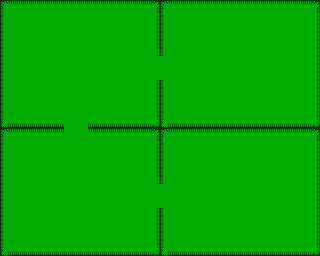

A level layout from a 2D game, rendered from its tile map. Below: a short description, then the map file with its tile-grid data intact:
An orthogonal 40x32 tile map with 8x8 px tiles, 1 tile layer (Tile Layer 1).

<map version="1.10" tiledversion="1.11.2" orientation="orthogonal" renderorder="right-down" width="40" height="32" tilewidth="8" tileheight="8" infinite="0" nextlayerid="2" nextobjectid="1">
 <editorsettings>
  <export target="level_3.csv" format="csv" />
 </editorsettings>
 <tileset firstgid="1" source="tileset0_testing.tsx" />
 <layer id="1" name="Tile Layer 1" width="40" height="32">
  <data encoding="csv">
13,14,14,14,14,14,14,14,14,14,14,14,14,14,14,14,14,14,14,15,13,14,14,14,14,14,14,14,14,14,14,14,14,14,14,14,14,14,14,15,
16,5,5,5,5,5,5,5,5,5,5,5,5,5,5,5,5,5,5,11,16,5,5,5,5,5,5,5,5,5,5,5,5,5,5,5,5,5,5,11,
16,5,5,5,5,5,5,5,5,5,5,5,5,5,5,5,5,5,5,11,16,5,5,5,5,5,5,5,5,5,5,5,5,5,5,5,5,5,5,11,
16,5,5,5,5,5,5,5,5,5,5,5,5,5,5,5,5,5,5,11,16,5,5,5,5,5,5,5,5,5,5,5,5,5,5,5,5,5,5,11,
16,5,5,5,5,5,5,5,5,5,5,5,5,5,5,5,5,5,5,11,16,5,5,5,5,5,5,5,5,5,5,5,5,5,5,5,5,5,5,11,
16,5,5,5,5,5,5,5,5,5,5,5,5,5,5,5,5,5,5,11,16,5,5,5,5,5,5,5,5,5,5,5,5,5,5,5,5,5,5,11,
16,5,5,5,5,5,5,5,5,5,5,5,5,5,5,5,5,5,5,11,16,5,5,5,5,5,5,5,5,5,5,5,5,5,5,5,5,5,5,11,
16,5,5,5,5,5,5,5,5,5,5,5,5,5,5,5,5,5,5,5,5,5,5,5,5,5,5,5,5,5,5,5,5,5,5,5,5,5,5,11,
16,5,5,5,5,5,5,5,5,5,5,5,5,5,5,5,5,5,5,5,5,5,5,5,5,5,5,5,5,5,5,5,5,5,5,5,5,5,5,11,
16,5,5,5,5,5,5,5,5,5,5,5,5,5,5,5,5,5,5,5,5,5,5,5,5,5,5,5,5,5,5,5,5,5,5,5,5,5,5,11,
16,5,5,5,5,5,5,5,5,5,5,5,5,5,5,5,5,5,5,11,16,5,5,5,5,5,5,5,5,5,5,5,5,5,5,5,5,5,5,11,
16,5,5,5,5,5,5,5,5,5,5,5,5,5,5,5,5,5,5,11,16,5,5,5,5,5,5,5,5,5,5,5,5,5,5,5,5,5,5,11,
16,5,5,5,5,5,5,5,5,5,5,5,5,5,5,5,5,5,5,11,16,5,5,5,5,5,5,5,5,5,5,5,5,5,5,5,5,5,5,11,
16,5,5,5,5,5,5,5,5,5,5,5,5,5,5,5,5,5,5,11,16,5,5,5,5,5,5,5,5,5,5,5,5,5,5,5,5,5,5,11,
16,5,5,5,5,5,5,5,5,5,5,5,5,5,5,5,5,5,5,11,16,5,5,5,5,5,5,5,5,5,5,5,5,5,5,5,5,5,5,11,
12,9,9,9,9,9,9,9,5,5,5,9,9,9,9,9,9,9,9,17,12,9,9,9,9,9,9,9,9,9,9,9,9,9,9,9,9,9,9,17,
13,14,14,14,14,14,14,14,5,5,5,14,14,14,14,14,14,14,14,15,13,14,14,14,14,14,14,14,14,14,14,14,14,14,14,14,14,14,14,15,
16,5,5,5,5,5,5,5,5,5,5,5,5,5,5,5,5,5,5,11,16,5,5,5,5,5,5,5,5,5,5,5,5,5,5,5,5,5,5,11,
16,5,5,5,5,5,5,5,5,5,5,5,5,5,5,5,5,5,5,11,16,5,5,5,5,5,5,5,5,5,5,5,5,5,5,5,5,5,5,11,
16,5,5,5,5,5,5,5,5,5,5,5,5,5,5,5,5,5,5,11,16,5,5,5,5,5,5,5,5,5,5,5,5,5,5,5,5,5,5,11,
16,5,5,5,5,5,5,5,5,5,5,5,5,5,5,5,5,5,5,11,16,5,5,5,5,5,5,5,5,5,5,5,5,5,5,5,5,5,5,11,
16,5,5,5,5,5,5,5,5,5,5,5,5,5,5,5,5,5,5,11,16,5,5,5,5,5,5,5,5,5,5,5,5,5,5,5,5,5,5,11,
16,5,5,5,5,5,5,5,5,5,5,5,5,5,5,5,5,5,5,11,16,5,5,5,5,5,5,5,5,5,5,5,5,5,5,5,5,5,5,11,
16,5,5,5,5,5,5,5,5,5,5,5,5,5,5,5,5,5,5,5,5,5,5,5,5,5,5,5,5,5,5,5,5,5,5,5,5,5,5,11,
16,5,5,5,5,5,5,5,5,5,5,5,5,5,5,5,5,5,5,5,5,5,5,5,5,5,5,5,5,5,5,5,5,5,5,5,5,5,5,11,
16,5,5,5,5,5,5,5,5,5,5,5,5,5,5,5,5,5,5,5,5,5,5,5,5,5,5,5,5,5,5,5,5,5,5,5,5,5,5,11,
16,5,5,5,5,5,5,5,5,5,5,5,5,5,5,5,5,5,5,11,16,5,5,5,5,5,5,5,5,5,5,5,5,5,5,5,5,5,5,11,
16,5,5,5,5,5,5,5,5,5,5,5,5,5,5,5,5,5,5,11,16,5,5,5,5,5,5,5,5,5,5,5,5,5,5,5,5,5,5,11,
16,5,5,5,5,5,5,5,5,5,5,5,5,5,5,5,5,5,5,11,16,5,5,5,5,5,5,5,5,5,5,5,5,5,5,5,5,5,5,11,
16,5,5,5,5,5,5,5,5,5,5,5,5,5,5,5,5,5,5,11,16,5,5,5,5,5,5,5,5,5,5,5,5,5,5,5,5,5,5,11,
16,5,5,5,5,5,5,5,5,5,5,5,5,5,5,5,5,5,5,11,16,5,5,5,5,5,5,5,5,5,5,5,5,5,5,5,5,5,5,11,
12,9,9,9,9,9,9,9,9,9,9,9,9,9,9,9,9,9,9,17,12,9,9,9,9,9,9,9,9,9,9,9,9,9,9,9,9,9,9,17
</data>
 </layer>
</map>
